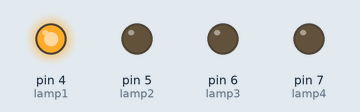
Simulated run of this sketch. Board: Arduino Uno, built with avr-gcc and run on an emulated ATmega328P. Shown: output pins drawn as LEDs (lit = HIGH). Random numbers use the default seed unless the sketch sets one.

Above: at 0.1 s.
At 8.4 s:
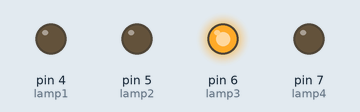
At 21.7 s:
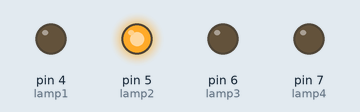
At 33.5 s:
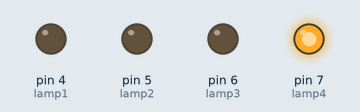
Timing chart, 0 to 39.0 s (numbered marks = the images above):
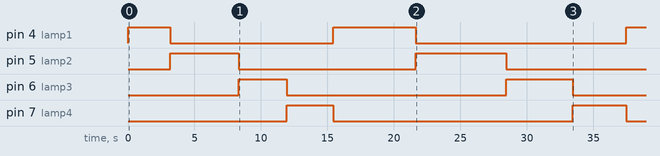

The sketch:

SimuladorPresenca.ino
```cpp
/*

            Este programa tem o objetivo de criar um simulador de presença. Isto é, um programa que alterna o acionamento de 4 saídas aleatóriamente.
       Estas saídas podem ser ligadas em um relé shield, que irá acionar as lampâdas de 4 cômodos diferentes a cada tempo que será definido aleatória-
       mente, simulando, assim, que existe pessoas dentro da casa, por exemplo.

            Na simulação o circuito funcionou perfeitamente.

*/

// Mapeamento de hardware
#define lamp1 4
#define lamp2 5
#define lamp3 6
#define lamp4 7

void setup() {

    for(int i=4; i < 8; i++)
        pinMode(i, OUTPUT);

    for(int i=4; i < 8; i++)
        digitalWrite(i, LOW);

    randomSeed(analogRead(A0));
}

void loop() {

    digitalWrite(lamp1, HIGH);
    digitalWrite(lamp2, LOW);
    digitalWrite(lamp3, LOW);
    digitalWrite(lamp4, LOW);

    delay(random(2000, 8000));

    digitalWrite(lamp1, LOW);
    digitalWrite(lamp2, HIGH);
    digitalWrite(lamp3, LOW);
    digitalWrite(lamp4, LOW);

    delay(random(2000, 8000));

    digitalWrite(lamp1, LOW);
    digitalWrite(lamp2, LOW);
    digitalWrite(lamp3, HIGH);
    digitalWrite(lamp4, LOW);

    delay(random(2000, 8000));

    digitalWrite(lamp1, LOW);
    digitalWrite(lamp2, LOW);
    digitalWrite(lamp3, LOW);
    digitalWrite(lamp4, HIGH);

    delay(random(2000, 8000));

}
```

Measured:
- by itself, pin 4 (lamp1): goes HIGH 3.2 s, LOW 12.3 s, HIGH 6.2 s, LOW 15.8 s, then HIGH
- by itself, pin 5 (lamp2): LOW → HIGH at 3.2 s, → LOW 5.1 s later, → HIGH 13.3 s later, → LOW 6.8 s later
- by itself, pin 6 (lamp3): LOW → HIGH at 8.3 s, → LOW 3.6 s later, → HIGH 16.5 s later, → LOW 5.0 s later
- by itself, pin 7 (lamp4): LOW → HIGH at 12.0 s, → LOW 3.5 s later, → HIGH 18.0 s later, → LOW 4.0 s later
